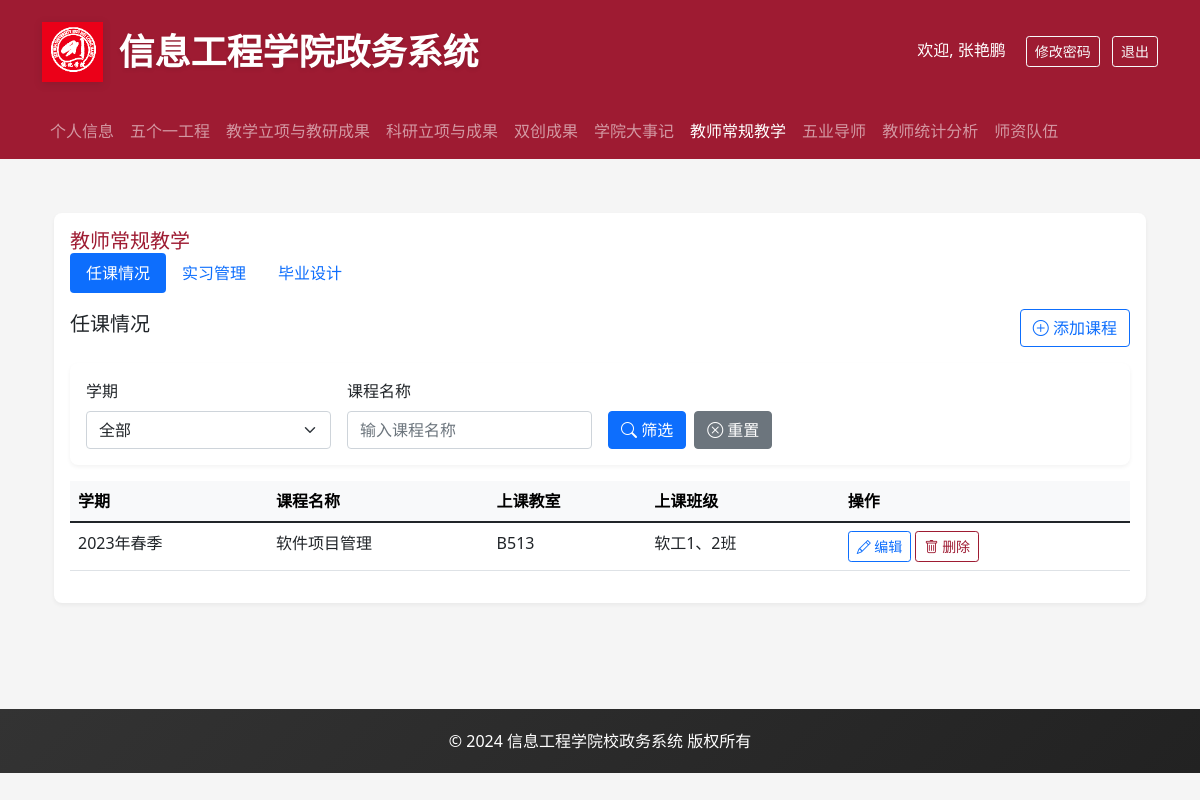
/teacher_teaching (signed in), run on an earlier commit of the app's database.
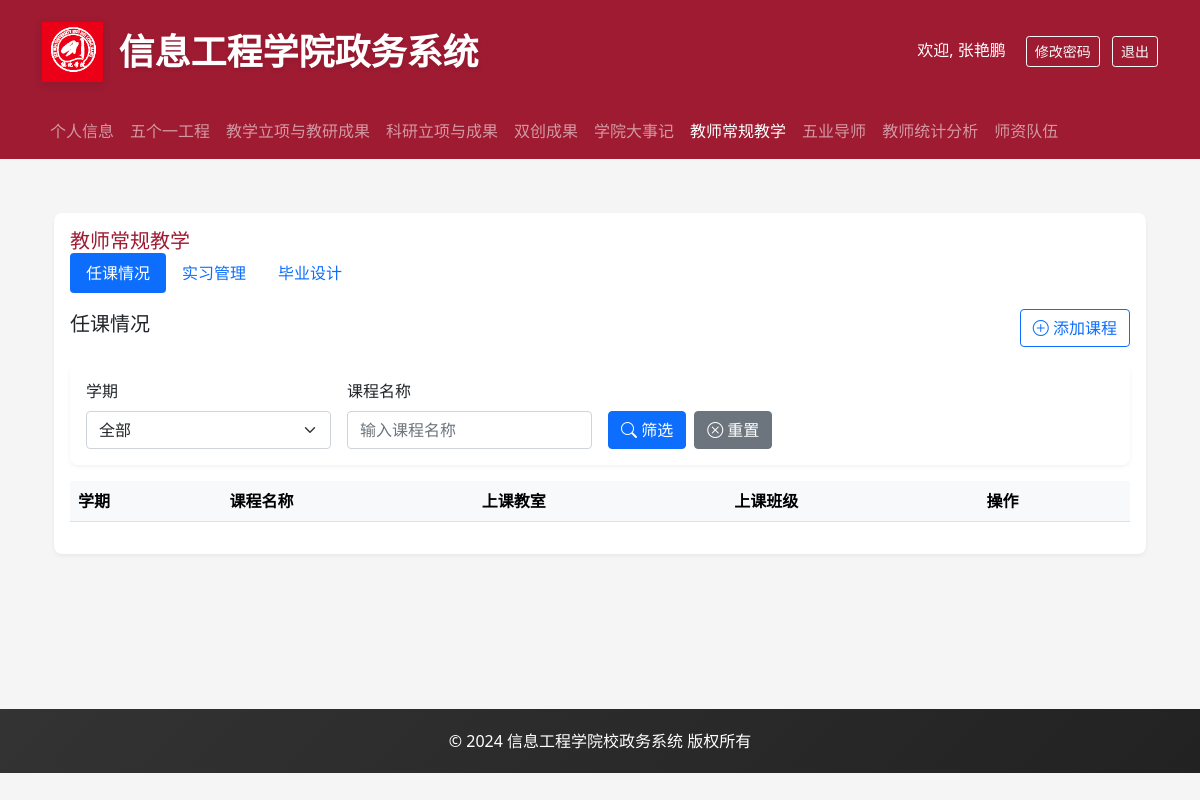
And on a later commit of the database.
### backend/models.py (models this page shows, shortened)
class User(UserMixin, db.Model):
    __tablename__ = 'users'
    id = db.Column(db.Integer, primary_key=True)
    username = db.Column(db.String(80), unique=True, nullable=False)
    password_hash = db.Column(db.String(128))
    role = db.Column(db.String(20), nullable=False)  # admin, teacher, student
    name = db.Column(db.String(80))
    gender = db.Column(db.String(10))
    birth_date = db.Column(db.Date)
    email = db.Column(db.String(120), unique=True)
    phone = db.Column(db.String(20))
    employee_number = db.Column(db.String(20))
    ethnicity = db.Column(db.String(50))  # 民族
    id_number = db.Column(db.String(18))  # 身份证号
    political_status = db.Column(db.String(50))  # 政治面貌
    party_join_date = db.Column(db.Date)  # 入党时间
    party_branch = db.Column(db.String(100))  # 所属党支部
    hometown = db.Column(db.String(100))  # 籍贯
    address = db.Column(db.String(200))  # 家庭住址
    education_level = db.Column(db.String(50))  # 学历
    education_date = db.Column(db.Date)  # 获得学历时间
    degree = db.Column(db.String(50))  # 学位
    degree_date = db.Column(db.Date)  # 获得学位时间
    bachelor_school = db.Column(db.String(100))  # 本科毕业学校
    master_school = db.Column(db.String(100))  # 硕士毕业学校
    phd_school = db.Column(db.String(100))  # 博士毕业学校
    major = db.Column(db.String(100))  # 专业
    teaching_group = db.Column(db.String(100))  # 教研室
    is_dual_teacher = db.Column(db.String(10))  # 是否双师
    award_title = db.Column(db.String(100))  # 获得奖励称号
    talent_title = db.Column(db.String(100))  # 人才称号
    research_direction = db.Column(db.String(200))  # 研究方向
    work_start_date = db.Column(db.Date)  # 入校时间
    career_start_date = db.Column(db.Date)  # 参加工作时间
    highest_title = db.Column(db.String(50))  # 最高级职称
    highest_title_date = db.Column(db.Date)  # 获得最高级职称时间
    position = db.Column(db.String(50))  # 职务
    subject = db.Column(db.String(50))  # 学科
    department = db.Column(db.String(100))  # 所属院系
    photo_path = db.Column(db.String(200))  # 照片路径
    hire_date = db.Column(db.Date)             # 入职日期

class TeacherCourse(db.Model):
    id = db.Column(db.Integer, primary_key=True)
    teacher_id = db.Column(db.Integer, db.ForeignKey('users.id'), nullable=False)  # 教师ID
    course_name = db.Column(db.String(100), nullable=False)  # 课程名称
    classroom = db.Column(db.String(50), nullable=False)  # 上课教室
    class_name = db.Column(db.String(50), nullable=False)  # 上课班级
    semester = db.Column(db.String(20), nullable=False)  # 学期（如：2023-2024-1）
    created_at = db.Column(db.DateTime, default=datetime.utcnow)  # 创建时间
    teacher = db.relationship('User', backref=db.backref('courses', lazy=True))

### backend/app.py (the view)
@app.route('/teacher_teaching')
@login_required
def teacher_teaching():
    try:
        tab = request.args.get('tab', 'graduation')
        student_name = request.args.get('student_name', '')
        teacher_name = request.args.get('teacher_name', '')
        is_admin_teacher = current_user.role == 'admin'
        courses = TeacherCourse.query.filter_by(teacher_id=current_user.id).all() if not is_admin_teacher else TeacherCourse.query.all()
        graduation_projects_query = GraduationProject.query
        if not is_admin_teacher:
            graduation_projects_query = graduation_projects_query.filter_by(teacher_id=current_user.id)
        graduation_projects = graduation_projects_query.all()
        internships_query = Internship.query
        if not is_admin_teacher:
            internships_query = internships_query.filter_by(teacher_id=current_user.id)
        internships = internships_query.all()
        return render_template('teacher_teaching.html',
                             courses=courses,
                             graduation_projects=graduation_projects,
                             internships=internships,
                             is_admin_teacher=is_admin_teacher)
    except Exception as e:
        flash(f'加载页面时发生错误：{str(e)}', 'error')
        return redirect(url_for('index'))

### backend/app.py (called while the page is built)
@login_manager.user_loader
def load_user(user_id):
    return User.query.get(int(user_id))

### frontend/templates/teacher_teaching.html (shortened to what this page needs)
{% extends "base.html" %}
{% block content %}
<div class="container mt-4">
    <div class="card">
        <div class="card-body">
            <h5 class="card-title">教师常规教学</h5>
            <ul class="nav nav-pills mb-3" id="teachingTabs" role="tablist">
                <li class="nav-item" role="presentation">
                    <button class="nav-link active" id="courses-tab" data-bs-toggle="pill"
                            data-bs-target="#courses" type="button" role="tab">
                        任课情况
                    </button>
                </li>
                <li class="nav-item" role="presentation">
                    <button class="nav-link" id="internships-tab" data-bs-toggle="pill"
                            data-bs-target="#internships" type="button" role="tab">
                        实习管理
                    </button>
                </li>
                <li class="nav-item" role="presentation">
                    <button class="nav-link" id="graduation-tab" data-bs-toggle="pill"
                            data-bs-target="#graduation" type="button" role="tab">
                        毕业设计
                    </button>
                </li>
            </ul>
            <div class="tab-content" id="teachingTabsContent">
                <div class="tab-pane fade show active" id="courses" role="tabpanel">
                    <div class="d-flex justify-content-between align-items-center mb-3">
                        <h5>任课情况</h5>
                        <button class="btn btn-outline-primary" data-bs-toggle="modal" data-bs-target="#addCourseModal">
                            <i class="bi bi-plus-circle"></i> 添加课程
                        </button>
                    </div>
                    <div class="card mb-3">
                        <div class="card-body">
                            <form id="courseFilterForm" class="row g-3">
                                <div class="col-md-3">
                                    <label class="form-label">学期</label>
                                    <select class="form-select" name="semester" id="semesterFilter">
                                        <option value="">全部</option>
                                    </select>
                                </div>
                                <div class="col-md-3">
                                    <label class="form-label">课程名称</label>
                                    <input type="text" class="form-control" name="course_name" id="courseNameFilter" placeholder="输入课程名称">
                                </div>
                                <div class="col-md-3 d-flex align-items-end">
                                    <button type="button" class="btn btn-primary" onclick="filterCourses()">
                                        <i class="bi bi-search"></i> 筛选
                                    </button>
                                    <button type="button" class="btn btn-secondary ms-2" onclick="resetFilter()">
                                        <i class="bi bi-x-circle"></i> 重置
                                    </button>
                                </div>
                            </form>
                        </div>
                    </div>
                    <div class="table-responsive">
                        <table class="table table-hover">
                            <thead class="table-light">
                                <tr>
                                    <th>学期</th>
                                    <th>课程名称</th>
                                    <th>上课教室</th>
                                    <th>上课班级</th>
                                    <th>操作</th>
                                </tr>
                            </thead>
                            <tbody>
                                {% for course in courses %}
                                <tr>
                                    <td>{{ course.semester }}</td>
                                    <td>{{ course.course_name }}</td>
                                    <td>{{ course.classroom }}</td>
                                    <td>{{ course.class_name }}</td>
                                    <td>
                                        {% if is_admin_teacher or course.teacher_id == current_user.id %}
                                        <button class="btn btn-sm btn-outline-primary" onclick="editCourse({{ course.id }})">
                                            <i class="bi bi-pencil"></i> 编辑
                                        </button>
                                        <button class="btn btn-sm btn-outline-danger" onclick="deleteCourse({{ course.id }})">
                                            <i class="bi bi-trash"></i> 删除
                                        </button>
                                        {% endif %}
                                    </td>
                                </tr>
                                {% endfor %}
                            </tbody>
                        </table>
                    </div>
                </div>
            </div>
        </div>
    </div>
</div>
{% endblock %}

### frontend/templates/base.html (shortened to what this page needs)
<!DOCTYPE html>
<html lang="zh">
<head>
    <link href="https://cdn.jsdelivr.net/npm/bootstrap@5.1.3/dist/css/bootstrap.min.css" rel="stylesheet">
    <link rel="stylesheet" href="https://cdn.jsdelivr.net/npm/bootstrap-icons@1.8.1/font/bootstrap-icons.css">
</head>
<body>
    <header class="header">
        <div class="container">
            <div class="d-flex align-items-center justify-content-between">
                <div class="d-flex align-items-center">
                    <img src="{{ url_for('static', filename='logo.png') }}" alt="信息工程学院" class="logo me-3">
                    <h1>信息工程学院政务系统</h1>
                </div>
                {% if current_user.is_authenticated %}
                <div>
                    <span class="text-white me-3">欢迎, {{ current_user.name }}</span>
                    <button class="btn btn-outline-light btn-sm me-2" data-bs-toggle="modal" data-bs-target="#changePasswordModal">
                        修改密码
                    </button>
                    <a href="{{ url_for('logout') }}" class="btn btn-outline-light btn-sm">退出</a>
                </div>
                {% endif %}
            </div>
        </div>
    </header>
    {% if current_user.is_authenticated %}
    <nav class="navbar navbar-expand-lg navbar-dark bg-danger">
        <div class="container">
            <div class="collapse navbar-collapse" id="navbarNav">
                <ul class="navbar-nav me-auto">
                    <li class="nav-item">
                        <a class="nav-link {% if request.endpoint == 'profile' %}active{% endif %}" href="{{ url_for('profile') }}">个人信息</a>
                    </li>
                    <li class="nav-item">
                        <a class="nav-link {% if request.endpoint == 'five_one' %}active{% endif %}" href="{{ url_for('five_one') }}">五个一工程</a>
                    </li>
                    <li class="nav-item">
                        <a class="nav-link {% if request.endpoint == 'teaching_research' %}active{% endif %}" href="{{ url_for('teaching_research') }}">教学立项与教研成果</a>
                    </li>
                    <li class="nav-item">
                        <a class="nav-link {% if request.endpoint == 'scientific_research' %}active{% endif %}" href="{{ url_for('scientific_research') }}">科研立项与成果</a>
                    </li>
                    <li class="nav-item">
                        <a class="nav-link {% if request.endpoint == 'innovation_achievements' %}active{% endif %}" href="{{ url_for('innovation_achievements') }}">双创成果</a>
                    </li>
                    <li class="nav-item">
                        <a class="nav-link {% if request.endpoint == 'college_events' %}active{% endif %}" href="{{ url_for('college_events') }}">学院大事记</a>
                    </li>
                    <li class="nav-item">
                        <a class="nav-link {% if request.endpoint == 'teacher_teaching' %}active{% endif %}" href="{{ url_for('teacher_teaching') }}">教师常规教学</a>
                    </li>
                    <li class="nav-item">
                        <a class="nav-link {% if request.endpoint == 'five_one_mentor' %}active{% endif %}" href="{{ url_for('five_one_mentor') }}">五业导师</a>
                    </li>
                    <li class="nav-item">
                        <a class="nav-link {% if request.endpoint == 'teacher_statistics' %}active{% endif %}" href="{{ url_for('teacher_statistics') }}">教师统计分析</a>
                    </li>
                    {% if current_user.username in ['张艳鹏', '王鹏', '高日月'] %}
                    <li class="nav-item">
                        <a class="nav-link {% if request.endpoint == 'faculty_team' %}active{% endif %}" href="{{ url_for('faculty_team') }}">师资队伍</a>
                    </li>
                    {% endif %}
                </ul>
            </div>
        </div>
    </nav>
    {% endif %}
    <div class="content-wrapper">
        <div class="container">
            {% block content %}{% endblock %}
        </div>
    </div>
    <footer class="footer">
        <div class="container text-center">
            <p class="mb-0">© 2024 信息工程学院校政务系统 版权所有</p>
        </div>
    </footer>
</body>
</html>

### frontend/templates/base.html (style rules this page uses)
:root { --primary-color: #9e1b32; --secondary-color: #f8f9fa; --accent-color: #9e1b32; --text-color: #333; }
body { background-color: #f5f5f5; }
.header { background: var(--primary-color); padding: 20px 0; box-shadow: 0 2px 4px rgba(0,0,0,0.1); }
.navbar { background-color: var(--primary-color) !important; }
.header .logo { height: 60px; filter: drop-shadow(0 2px 4px rgba(0,0,0,0.1)); }
.header h1 { color: white; font-size: 36px; margin: 0; padding: 10px 0; text-shadow: 0 2px 4px rgba(0,0,0,0.1); font-weight: 600; }
.content-wrapper { min-height: calc(100vh - 300px); padding: 30px 0; }
.card { border: none; box-shadow: 0 2px 4px rgba(0,0,0,0.05); transition: transform 0.3s ease, box-shadow 0.3s ease; background-color: white; border-radius: 8px; overflow: hidden; }
.card-title { color: var(--primary-color); margin-bottom: 0; }
.footer { background: linear-gradient(135deg, #333 0%, #222 100%); color: white; padding: 20px 0; margin-top: 50px; }

What changed in the data, as far as the page shows it:
removed TeacherCourse: semester "2023年春季", course_name "软件项目管理", classroom "B513", class_name "软工1、2班"
